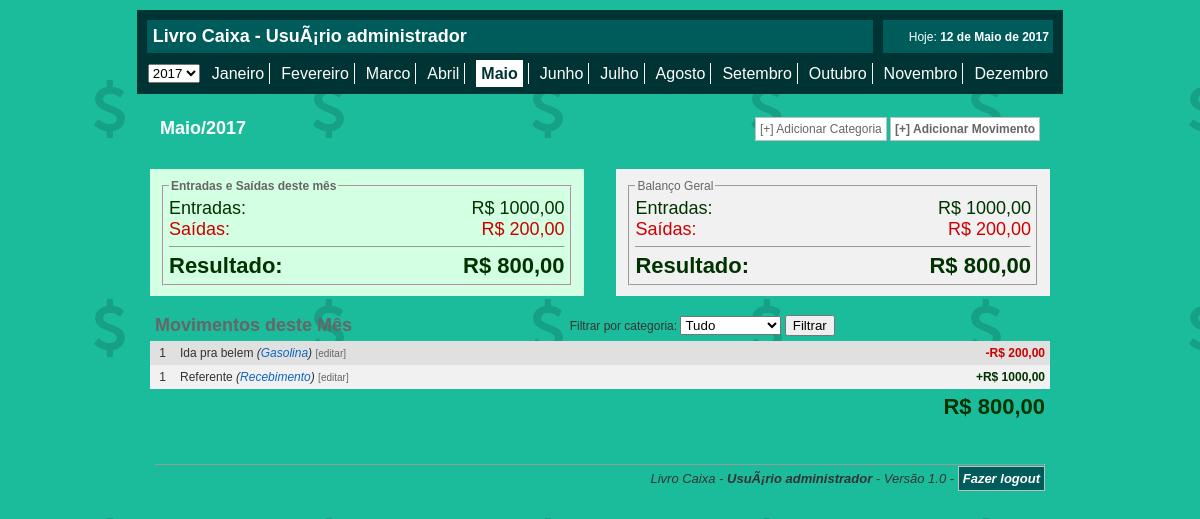
The page /index.php (signed in) on the database its author committed.
### tables this page shows
CREATE TABLE `lc_movimento` (
  `id` int(11) NOT NULL,
  `tipo` int(11) DEFAULT NULL,
  `dia` int(11) DEFAULT NULL,
  `mes` int(11) DEFAULT NULL,
  `ano` int(11) DEFAULT NULL,
  `cat` int(11) DEFAULT NULL,
  `descricao` longtext,
  `valor` float DEFAULT NULL
);

CREATE TABLE `lc_cat` (
  `id` int(11) NOT NULL,
  `nome` varchar(255) DEFAULT NULL
);

### functions.php (called while the page is built)
<?php
function formata_dinheiro($valor) {
    $valor = number_format($valor, 2, ',', '');
    return "R$ " . $valor;
}
function mostraMes($m) {
    switch ($m) {
        case 01: $mes = "Janeiro";
            break;
        case 02: $mes = "Fevereiro";
            break;
        case 03: $mes = "Marco";
            break;
        case 04: $mes = "Abril";
            break;
        case 05: $mes = "Maio";
            break;
        case 06: $mes = "Junho";
            break;
        case 07: $mes = "Julho";
            break;
        case 8: $mes = "Agosto";
            break;
        case 9: $mes = "Setembro";
            break;
        case 10: $mes = "Outubro";
            break;
        case 11: $mes = "Novembro";
            break;
        case 12: $mes = "Dezembro";
            break;
    }
    return $mes;
}
?>

### index.php (the view, shortened to what this page needs)
<?php
include 'config.php';
include 'functions.php';
if (isset($_GET['mes']))
    $mes_hoje = $_GET['mes'];
else
    $mes_hoje = date('m');
if (isset($_GET['ano']))
    $ano_hoje = $_GET['ano'];
else
    $ano_hoje = date('Y');
?>
<?php if ($_SESSION['usuario']) :?>
<!DOCTYPE html PUBLIC "-//W3C//DTD XHTML 1.0 Transitional//EN" "http://www.w3.org/TR/xhtml1/DTD/xhtml1-transitional.dtd">
<html xmlns="http://www.w3.org/1999/xhtml">
<head>
<link href="css/styles.css" rel="stylesheet" type="text/css" />
</head>
<body style="padding:10px" background="imagens/back.png">
<table cellpadding="1" cellspacing="10"  width="900" align="center" style="background-color:#033">
<tr>
<td colspan="11" style="background-color:#005B5B;">
<h2 style="color:#FFF; margin:5px">Livro Caixa - <?php echo $_SESSION['usuario']->nome?></h2>
</td>
<td colspan="2" align="right" style="background-color:#005B5B;">
<a style="color:#FFF" href="?mes=<?php echo date('m')?>&ano=<?php echo date('Y')?>">Hoje:<strong> <?php echo date('d')?> de <?php echo mostraMes(date('m'))?> de <?php echo date('Y')?></strong></a>&nbsp;
</td>
</tr>
<tr>
<td width="70">
<select onchange="location.replace('?mes=<?php echo $mes_hoje?>&ano='+this.value)">
<?php
for ($i=2008;$i<=2020;$i++){
?>
<option value="<?php echo $i?>" <?php if ($i==$ano_hoje) echo "selected=selected"?> ><?php echo $i?></option>
<?php }?>
</select>
</td>
<?php
for ($i=1;$i<=12;$i++){
	?>
    <td align="center" style="<?php if ($i!=12) echo "border-right:1px solid #FFF;"?> padding-right:5px">
    <a href="?mes=<?php echo $i?>&ano=<?php echo $ano_hoje?>" style="
    <?php if($mes_hoje==$i){?>
    color:#033; font-size:16px; font-weight:bold; background-color:#FFF; padding:5px
    <?php }else{?>
    color:#FFF; font-size:16px;
    <?php }?>
    ">
    <?php echo mostraMes($i);?>
    </a>
    </td>
<?php
}
?>
</tr>
</table>
<br />
<table cellpadding="10" cellspacing="0" width="900" align="center" >
<tr>
<td colspan="2">
<h2 style="color: #FFF"><?php echo mostraMes($mes_hoje)?>/<?php echo $ano_hoje?></h2>
</td>
<td align="right">
<a href="javascript:;" onclick="abreFecha('add_cat')" class="bnt">[+] Adicionar Categoria</a>
<a href="javascript:;" onclick="abreFecha('add_movimento')" class="bnt"><strong>[+] Adicionar Movimento</strong></a>
</td>
</tr>
<tr >
<td colspan="3" >
</td>
</tr>
<tr>
<td align="left" valign="top" width="450" style="background-color:#D3FFE2">
<?php
$qr=mysqli_query($conn,"SELECT SUM(valor) as total FROM lc_movimento WHERE tipo=1 && mes='$mes_hoje' && ano='$ano_hoje'");
$row=mysqli_fetch_assoc($qr);
$entradas=$row['total'];
$qr=mysqli_query($conn,"SELECT SUM(valor) as total FROM lc_movimento WHERE tipo=0 && mes='$mes_hoje' && ano='$ano_hoje'");
$row=mysqli_fetch_assoc($qr);
$saidas=$row['total'];
$resultado_mes=$entradas-$saidas;
?>
    <fieldset>
        <legend><strong>Entradas e Saídas deste mês</strong></legend>
        <table cellpadding="0" cellspacing="0" width="100%">
            <tr>
                <td><span style="font-size:18px; color:#030">Entradas:</span></td>
                <td align="right"><span style="font-size:18px; color:#030"><?php echo formata_dinheiro($entradas) ?></span></td>
            </tr>
            <tr>
                <td><span style="font-size:18px; color:#C00">Saídas:</span></td>
                <td align="right"><span style="font-size:18px; color:#C00"><?php echo formata_dinheiro($saidas) ?></span></td>
            </tr>
            <tr>
                <td colspan="2">
                    <hr size="1" />
                </td>
            </tr>
            <tr>
                <td><strong style="font-size:22px; color:<?php if ($resultado_mes < 0) echo "#C00"; else echo "#030" ?>">Resultado:</strong></td>
                <td align="right"><strong style="font-size:22px; color:<?php if ($resultado_mes < 0) echo "#C00"; else echo "#030" ?>"><?php echo formata_dinheiro($resultado_mes) ?></strong></td>
            </tr>
        </table>
    </fieldset>
</td>
<td width="15">
</td>
<td align="left" valign="top" width="450" style="background-color:#F1F1F1">
<fieldset>
<legend>Balanço Geral</legend>
<?php
$qr=mysqli_query($conn,"SELECT SUM(valor) as total FROM lc_movimento WHERE tipo=1 ");
$row=mysqli_fetch_assoc($qr);
$entradas=$row['total'];
$qr=mysqli_query($conn,"SELECT SUM(valor) as total FROM lc_movimento WHERE tipo=0 ");
$row=mysqli_fetch_assoc($qr);
$saidas=$row['total'];
$resultado_geral=$entradas-$saidas;
?>
<table cellpadding="0" cellspacing="0" width="100%">
<tr>
<td><span style="font-size:18px; color:#030">Entradas:</span></td>
<td align="right"><span style="font-size:18px; color:#030"><?php echo formata_dinheiro($entradas)?></span></td>
</tr>
<tr>
<td><span style="font-size:18px; color:#C00">Saídas:</span></td>
<td align="right"><span style="font-size:18px; color:#C00"><?php echo formata_dinheiro($saidas)?></span></td>
</tr>
<tr>
<td colspan="2">
<hr size="1" />
</td>
</tr>
<tr>
<td><strong style="font-size:22px; color:<?php if ($resultado_geral<0) echo "#C00"; else echo "#030"?>">Resultado:</strong></td>
<td align="right"><strong style="font-size:22px; color:<?php if ($resultado_geral<0) echo "#C00"; else echo "#030"?>"><?php echo formata_dinheiro($resultado_geral)?></strong></td>
</tr>
</table>
</fieldset>
</td>
</tr>
</table>
<br />
<table cellpadding="5" cellspacing="0" width="900" align="center">
<tr>
<td colspan="2">
    <div style="float:right; text-align:right">
<form name="form_filtro_cat" method="get" action=""  >
    Filtrar por categoria:  <select name="filtro_cat" onchange="form_filtro_cat.submit()">
<option value="">Tudo</option>
</select>
  <input type="submit" value="Filtrar" class="botao" />
</form>
    </div>
<h2>Movimentos deste Mês</h2>
</td>
</tr>
<?php
$filtros="";
$qr=mysqli_query($conn,"SELECT * FROM lc_movimento WHERE mes='$mes_hoje' && ano='$ano_hoje' $filtros ORDER By dia");
$cont=0;
while ($row=mysqli_fetch_assoc($qr)){
$cont++;
$cat=$row['cat'];
$qr2=mysqli_query($conn,"SELECT nome FROM lc_cat WHERE id='$cat'");
$row2=mysqli_fetch_assoc($qr2);
$categoria=$row2['nome'];
?>
<tr style="background-color:<?php if ($cont%2==0) echo "#F1F1F1"; else echo "#E0E0E0"?>" >
<td align="center" width="15"><?php echo $row['dia']?></td>
<td><?php echo $row['descricao']?> <em>(<a href="?mes=<?php echo $mes_hoje?>&ano=<?php echo $ano_hoje?>&filtro_cat=<?php echo $cat?>"><?php echo $categoria?></a>)</em> <a href="javascript:;" style="font-size:10px; color:#666" onclick="document.getElementById('editar_mov_<?php echo $row['id']?>').style.display='';  " title="Editar">[editar]</a></td>
<td align="right"><strong style="color:<?php if ($row['tipo']==0) echo "#C00"; else echo "#030"?>"><?php if ($row['tipo']==0) echo "-"; else echo "+"?><?php echo formata_dinheiro($row['valor'])?></strong></td>
</tr>
<?php
}
?>
<tr>
<td colspan="3" align="right">
<strong style="font-size:22px; color:<?php if ($resultado_mes<0) echo "#C00"; else echo "#030"?>"><?php echo formata_dinheiro($resultado_mes)?></strong>
</td>
</tr>
</table>
<br />
<br />
<table cellpadding="5" cellspacing="0" width="900" align="center">
<tr>
<td align="right">
<hr size="1" />
    <em style="font-size: small">Livro Caixa - <strong><?php echo $_SESSION['usuario']->nome?></strong> - Versão 1.0 - <a href="index.php?sair=1" class="bnt" style="background-color:#005B5B;"><b style="color: #FFF">Fazer logout</b></a></em>
</td>
</tr>
</table>
</body>
</html>
<?php endif;?>

### css/styles.css (style rules this page uses)
body { padding:0; margin:0; font-family:Arial, Helvetica, sans-serif; color:#333333; font-size:12px; }
a { text-decoration:none; color:#0C66C0; }
h2 { font-family:Arial, Helvetica, sans-serif; color:#666; font-size:18px; text-align:left; margin:0; padding:0; }
.bnt { border:1px #C0C0C0 solid; text-decoration:none; padding:4px; color:#666666; background-color:#FFFFFF; background-image:url('../images/bg_bnt.jpg'); background-repeat:repeat-x; -moz-border-radius: 3px; -webkit-border-bottom: 3px; }
fieldset { padding:5px; -moz-border-radius: 3px; -webkit-border-bottom: 3px; }
fieldset legend { color:#666 }

### rows shown on the page
lc_movimento: dia "1", descricao "Ida pra belem", lc_cat.nome "Gasolina", valor "R$ 200,00"
lc_movimento: dia "1", descricao "Referente", lc_cat.nome "Recebimento", valor "R$ 1000,00"

### other values the page prints
$_SESSION['usuario']->nome "UsuÃ¡rio administrador"
mostraMes($i) "Janeiro"
mostraMes($i) "Fevereiro"
mostraMes($i) "Marco"
mostraMes($i) "Abril"
mostraMes($i) "Maio"
mostraMes($i) "Junho"
mostraMes($i) "Julho"
mostraMes($i) "Agosto"
mostraMes($i) "Setembro"
mostraMes($i) "Outubro"
mostraMes($i) "Novembro"
mostraMes($i) "Dezembro"
mostraMes($mes_hoje) "Maio"
$ano_hoje "2017"
